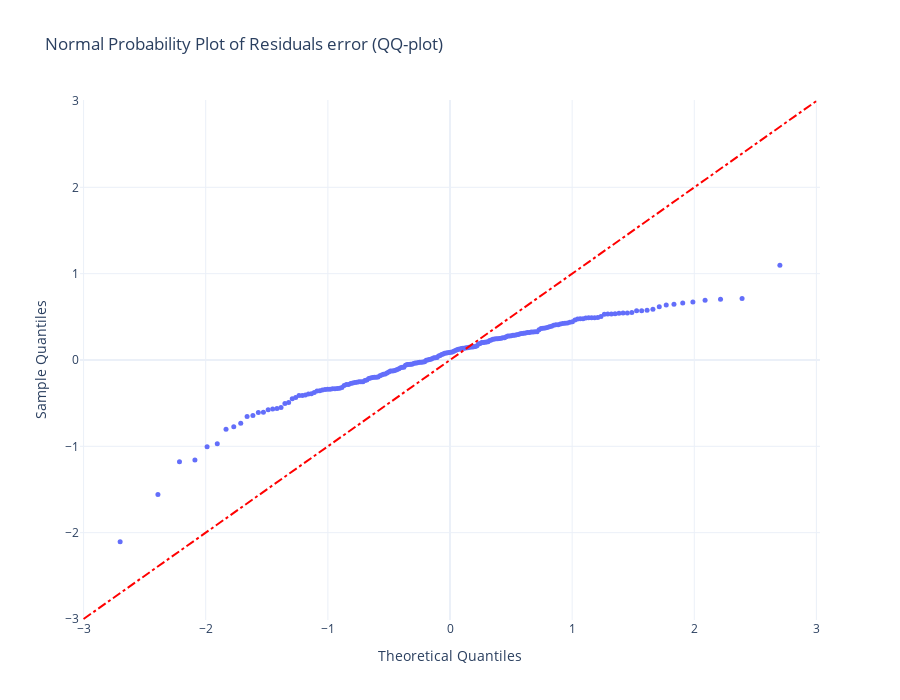

Write notebook code for a chart like this one.
### Markdown cell above
## Can you spot the pattern? 🧐🧐
Let’s try a different approach: the `normal probability plot` (`QQ-plot`).

### Code cell
qq_x, qq_y = stats.probplot(residual_error.flatten(), dist="norm")[0]

fig = go.Figure()

fig.add_trace(go.Scatter(
    x=qq_x,
    y=qq_y,
    mode='markers',
    marker=dict(size=5),
    name='Sample Quantiles'
))

fig.add_shape(
    type="line",
    x0=-3, y0=-3,
    x1=3, y1=3,
    line=dict(color="Red", width=2, dash='dashdot'),
    name='Normal Reference Line'
)


fig.update_layout(
    title="Normal Probability Plot of Residuals error (QQ-plot)",
    xaxis_title="Theoretical Quantiles",
    yaxis_title="Sample Quantiles",
    template="plotly_white",
    showlegend=False,
    height=700
)

fig.show()

### Figure 1 — Plotly figure (JSON) as saved in the notebook; plotly's stock layout.template omitted (floating-point values rounded to 4 significant figures; data arrays with more than 128 entries replaced by an {"elided": "..."} marker saying what was removed)
{"data": [{"marker": {"size": 5}, "mode": "markers", "name": "Sample Quantiles", "type": "scatter", "x": {"elided": "200 float values"}, "y": {"elided": "200 float values"}}], "layout": {"height": 700, "shapes": [{"line": {"color": "Red", "dash": "dashdot", "width": 2}, "name": "Normal Reference Line", "type": "line", "x0": -3, "x1": 3, "y0": -3, "y1": 3}], "showlegend": false, "title": {"text": "Normal Probability Plot of Residuals error (QQ-plot)"}, "xaxis": {"title": {"text": "Theoretical Quantiles"}}, "yaxis": {"title": {"text": "Sample Quantiles"}}}}
